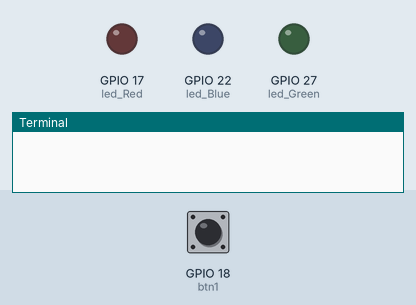
A program run on a simulated Raspberry Pi (BCM pin numbers). Shown: output pins drawn as LEDs (lit = HIGH), the last lines printed to the terminal. The inputs (shaded band) are chosen by the test bench; at power-on: GPIO 18 (btn1) HIGH.

Above: at 1.2 s.
1.3 s: GPIO 18 (btn1) pulled LOW for 0.15 s
At 1.9 s:
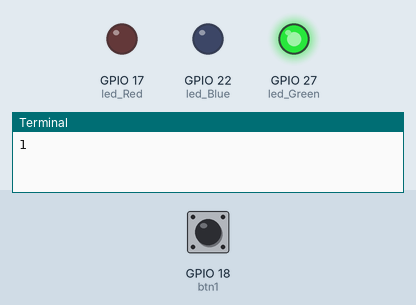
2.9 s: GPIO 18 (btn1) pulled LOW for 1 s
At 4.4 s:
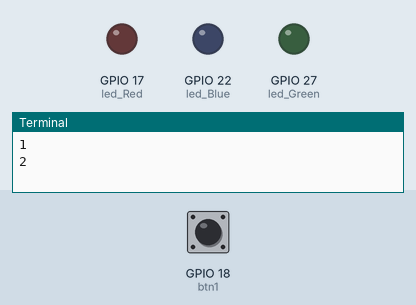
5.4 s: GPIO 18 (btn1) pulled LOW for 3.2 s
At 9.2 s:
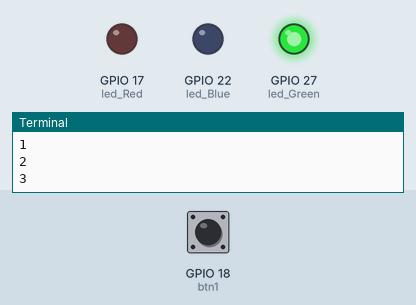
Timing chart, 0 to 10.7 s (numbered marks = the images above; inputs shaded):
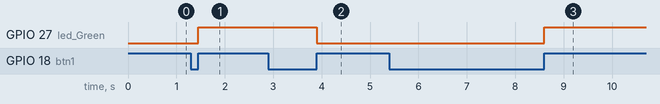

The program:

main.py
```python
import signal
import sys
import RPi.GPIO as GPIO
import time

btn1 = 18
led_Blue = 22
led_Green = 27
led_Red = 17


last_ledGreen_state = 0
count = 0

GPIO.setmode(GPIO.BCM)
GPIO.setup(btn1, GPIO.IN, pull_up_down=GPIO.PUD_UP)
GPIO.setup(led_Blue, GPIO.OUT, initial=GPIO.LOW)
GPIO.setup(led_Green, GPIO.OUT, initial=GPIO.LOW)
GPIO.setup(led_Red, GPIO.OUT, initial=GPIO.LOW)

def signal_handler(sig, frame):
    GPIO.cleanup()
    sys.exit(0)


def button_pressed_callback1(channel):
    global last_ledGreen_state
    global count
    GPIO.output(led_Green, not last_ledGreen_state)
    last_ledGreen_state = not last_ledGreen_state
    #print("btn1")
    count += 1
    print(count)


if __name__ == '__main__':
    try:
        GPIO.add_event_detect(btn1, GPIO.RISING, callback=button_pressed_callback1, bouncetime=1000)
        signal.signal(signal.SIGINT, signal_handler)
        signal.pause()

    except KeyboardInterrupt:
        print("error")
        GPIO.cleanup()

    finally:
        GPIO.cleanup()
```

Measured:
- after the input at 1.3 s, GPIO 27 (led_Green): LOW → HIGH after 0.15 s
- after the input at 2.9 s, GPIO 27 (led_Green): HIGH → LOW after 1.0 s
- after the input at 5.4 s, GPIO 27 (led_Green): LOW → HIGH after 3.2 s
